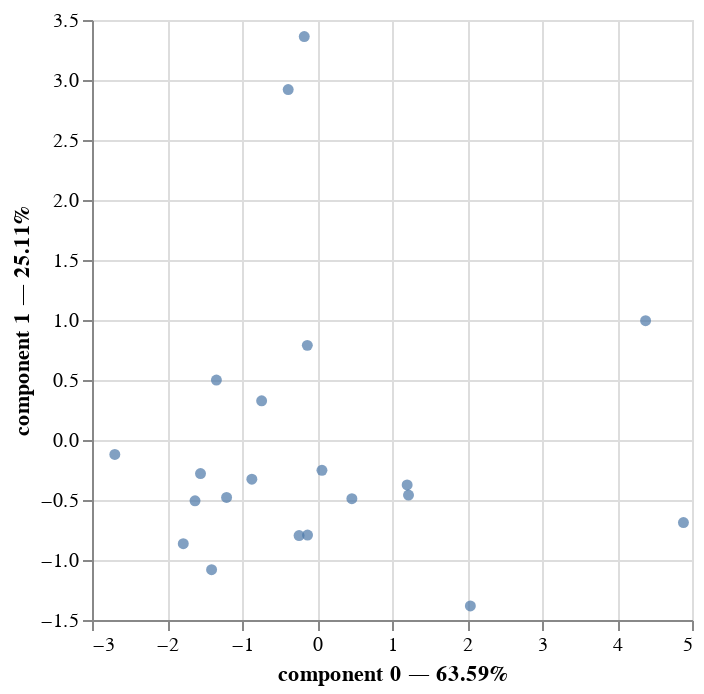

The cell this chart's notebook holds for it:
### Code cell
mfa.plot(wine2)

### Figure 1 — Vega-Lite specification as saved in the notebook (floating-point values rounded to 4 significant figures)
{"config": {"view": {"continuousWidth": 300, "continuousHeight": 300}}, "data": {"name": "data-4a7ed404ac575f9b8883f8eb620f7609"}, "mark": {"type": "circle"}, "encoding": {"tooltip": [{"field": "index", "type": "quantitative"}, {"field": "component 0", "type": "quantitative"}, {"field": "component 1", "type": "quantitative"}], "x": {"axis": {"title": "component 0 — 63.59%"}, "field": "component 0", "scale": {"zero": false}, "type": "quantitative"}, "y": {"axis": {"title": "component 1 — 25.11%"}, "field": "component 1", "scale": {"zero": false}, "type": "quantitative"}}, "params": [{"name": "param_1", "select": {"type": "interval", "encodings": ["x", "y"]}, "bind": "scales"}], "$schema": "https://vega.github.io/schema/vega-lite/v5.8.0.json", "datasets": {"data-4a7ed404ac575f9b8883f8eb620f7609": [{"index": 0, "component 0": -0.2389, "component 1": -0.7967, "component 2": 0.9357}, {"index": 1, "component 0": 2.045, "component 1": -1.383, "component 2": 1.514}, {"index": 2, "component 0": 1.22, "component 1": -0.459, "component 2": 0.06233}, {"index": 3, "component 0": 4.381, "component 1": 0.9946, "component 2": -0.03346}, {"index": 4, "component 0": -2.696, "component 1": -0.1203, "component 2": -0.69}, {"index": 5, "component 0": -0.8686, "component 1": -0.3263, "component 2": 0.3911}, {"index": 6, "component 0": -1.553, "component 1": -0.2796, "component 2": -0.4136}, {"index": 7, "component 0": -0.1291, "component 1": 0.7887, "component 2": 1.858}, {"index": 8, "component 0": 0.06597, "component 1": -0.2525, "component 2": -0.4589}, {"index": 9, "component 0": 1.202, "component 1": -0.3746, "component 2": -0.7157}, {"index": 10, "component 0": -0.7383, "component 1": 0.3267, "component 2": -0.6147}, {"index": 11, "component 0": -1.341, "component 1": 0.4994, "component 2": -0.309}, {"index": 12, "component 0": -1.783, "component 1": -0.8644, "component 2": 0.3574}, {"index": 13, "component 0": -1.626, "component 1": -0.5066, "component 2": 0.3733}, {"index": 14, "component 0": -1.205, "component 1": -0.4783, "component 2": 0.1535}, {"index": 15, "component 0": -0.126, "component 1": -0.7924, "component 2": -0.6121}, {"index": 16, "component 0": -1.405, "component 1": -1.08, "component 2": -0.5551}, {"index": 17, "component 0": 0.465, "component 1": -0.4892, "component 2": -0.2388}, {"index": 18, "component 0": 4.886, "component 1": -0.6879, "component 2": -0.8784}, {"index": 19, "component 0": -0.384, "component 1": 2.92, "component 2": -1.179}, {"index": 20, "component 0": -0.17, "component 1": 3.362, "component 2": 1.054}]}}
